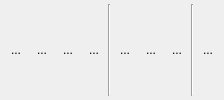
<?xml version="1.0" encoding="UTF-8"?>
<ui version="4.0">
 <class>AlignmentEditor</class>
 <widget class="QWidget" name="AlignmentEditor">
  <property name="windowTitle">
   <string>Form</string>
  </property>
  <layout class="QHBoxLayout" name="horizontalLayout">
   <property name="spacing">
    <number>2</number>
   </property>
   <property name="leftMargin">
    <number>4</number>
   </property>
   <property name="topMargin">
    <number>4</number>
   </property>
   <property name="rightMargin">
    <number>4</number>
   </property>
   <property name="bottomMargin">
    <number>4</number>
   </property>
   <item>
    <widget class="QToolButton" name="alignLeft">
     <property name="text">
      <string>...</string>
     </property>
     <property name="icon">
      <iconset resource="../page_editor.qrc">
       <normaloff>:/images/format-justify-left.png</normaloff>:/images/format-justify-left.png</iconset>
     </property>
     <property name="iconSize">
      <size>
       <width>24</width>
       <height>24</height>
      </size>
     </property>
     <property name="checkable">
      <bool>true</bool>
     </property>
     <property name="autoRaise">
      <bool>true</bool>
     </property>
    </widget>
   </item>
   <item>
    <widget class="QToolButton" name="alignCenter">
     <property name="text">
      <string>...</string>
     </property>
     <property name="icon">
      <iconset resource="../page_editor.qrc">
       <normaloff>:/images/format-justify-center.png</normaloff>:/images/format-justify-center.png</iconset>
     </property>
     <property name="iconSize">
      <size>
       <width>24</width>
       <height>24</height>
      </size>
     </property>
     <property name="checkable">
      <bool>true</bool>
     </property>
     <property name="autoRaise">
      <bool>true</bool>
     </property>
    </widget>
   </item>
   <item>
    <widget class="QToolButton" name="alignRight">
     <property name="text">
      <string>...</string>
     </property>
     <property name="icon">
      <iconset resource="../page_editor.qrc">
       <normaloff>:/images/format-justify-right.png</normaloff>:/images/format-justify-right.png</iconset>
     </property>
     <property name="iconSize">
      <size>
       <width>24</width>
       <height>24</height>
      </size>
     </property>
     <property name="checkable">
      <bool>true</bool>
     </property>
     <property name="autoRaise">
      <bool>true</bool>
     </property>
    </widget>
   </item>
   <item>
    <widget class="QToolButton" name="alignJustify">
     <property name="text">
      <string>...</string>
     </property>
     <property name="icon">
      <iconset resource="../page_editor.qrc">
       <normaloff>:/images/format-justify-fill.png</normaloff>:/images/format-justify-fill.png</iconset>
     </property>
     <property name="iconSize">
      <size>
       <width>24</width>
       <height>24</height>
      </size>
     </property>
     <property name="checkable">
      <bool>true</bool>
     </property>
     <property name="autoRaise">
      <bool>true</bool>
     </property>
    </widget>
   </item>
   <item>
    <widget class="Line" name="line">
     <property name="orientation">
      <enum>Qt::Vertical</enum>
     </property>
    </widget>
   </item>
   <item>
    <widget class="QToolButton" name="alignTop">
     <property name="text">
      <string>...</string>
     </property>
     <property name="icon">
      <iconset resource="../page_editor.qrc">
       <normaloff>:/images/format-justify-top.png</normaloff>:/images/format-justify-top.png</iconset>
     </property>
     <property name="iconSize">
      <size>
       <width>24</width>
       <height>24</height>
      </size>
     </property>
     <property name="checkable">
      <bool>true</bool>
     </property>
     <property name="autoRaise">
      <bool>true</bool>
     </property>
    </widget>
   </item>
   <item>
    <widget class="QToolButton" name="alignMiddle">
     <property name="text">
      <string>...</string>
     </property>
     <property name="icon">
      <iconset resource="../page_editor.qrc">
       <normaloff>:/images/format-justify-middle.png</normaloff>:/images/format-justify-middle.png</iconset>
     </property>
     <property name="iconSize">
      <size>
       <width>24</width>
       <height>24</height>
      </size>
     </property>
     <property name="checkable">
      <bool>true</bool>
     </property>
     <property name="autoRaise">
      <bool>true</bool>
     </property>
    </widget>
   </item>
   <item>
    <widget class="QToolButton" name="alignBottom">
     <property name="text">
      <string>...</string>
     </property>
     <property name="icon">
      <iconset resource="../page_editor.qrc">
       <normaloff>:/images/format-justify-bottom.png</normaloff>:/images/format-justify-bottom.png</iconset>
     </property>
     <property name="iconSize">
      <size>
       <width>24</width>
       <height>24</height>
      </size>
     </property>
     <property name="checkable">
      <bool>true</bool>
     </property>
     <property name="autoRaise">
      <bool>true</bool>
     </property>
    </widget>
   </item>
   <item>
    <widget class="Line" name="line_2">
     <property name="orientation">
      <enum>Qt::Vertical</enum>
     </property>
    </widget>
   </item>
   <item>
    <widget class="QToolButton" name="wordWrap">
     <property name="text">
      <string>...</string>
     </property>
     <property name="icon">
      <iconset resource="../page_editor.qrc">
       <normaloff>:/images/word-wrap.png</normaloff>:/images/word-wrap.png</iconset>
     </property>
     <property name="iconSize">
      <size>
       <width>24</width>
       <height>24</height>
      </size>
     </property>
     <property name="checkable">
      <bool>true</bool>
     </property>
     <property name="autoRaise">
      <bool>true</bool>
     </property>
    </widget>
   </item>
  </layout>
 </widget>
 <resources>
  <include location="../page_editor.qrc"/>
 </resources>
 <connections/>
</ui>
